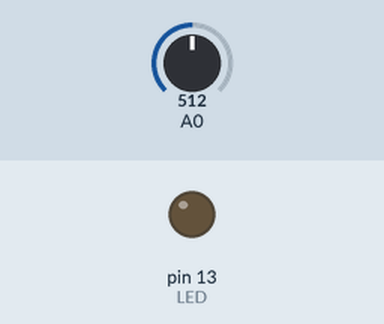
This sketch was run on a simulated Arduino Uno, built with avr-gcc and run on an emulated ATmega328P. Shown: output pins drawn as LEDs (lit = HIGH). The test bench sets the inputs (shaded band); at power-on: A0 = 512. Random numbers use the default seed unless the sketch sets one; what the sketch prints to the serial monitor is not drawn.

Above: at 2.5 s.
Timing chart, 0 to 6.5 s (numbered marks = the images above):
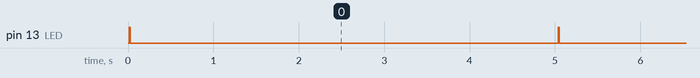

The sketch:

Apresenta__o_-_Bubble_Sort.ino
```cpp
int LED = 13;
unsigned long tempoI;
unsigned long tempoF;
void setup()
{
  Serial.begin(9600);
  pinMode(LED, OUTPUT);
  digitalWrite(LED, LOW);

}

void loop()
{
  randomSeed(analogRead(0));
  int tam = 133;
  int a[tam];
  tempoI = micros();
  for (int ix = 0; ix < tam; ix++)
  {
    a[ix] = random(0, 1000);
  }
  digitalWrite(LED, HIGH);
  long t = 0;
  for(int i=0; i<(tam-1); i++)
  {
    for(int o=0; o<(tam-(i+1)); o++)
    {
      if(a[o] > a[o+1])
      {
        t = a[o];
        a[o] = a[o+1];
        a[o+1] = t;
      }
    }
  }
  digitalWrite(LED, LOW);
  tempoF = micros();
  Serial.println(tempoF-tempoI);
  delay(5000);
}
```

Measured:
- by itself, pin 13 (LED): alternates HIGH for 0.01 s and LOW for 5.0 s
